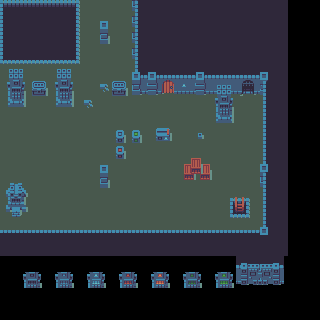

This game map was drawn from its Tiled (.tmx) file and the tilesets committed beside it. A one-line description and the trimmed map source follow:
An orthogonal 20x20 tile map with 16x16 px tiles, 6 tile layers (Floor, Walls, Stuff, Tile Layer 4, ...) and 8 objects (6x Collision, Door, STARTING_POINT).

<map version="1.0" orientation="orthogonal" renderorder="right-down" width="20" height="20" tilewidth="16" tileheight="16" nextobjectid="40">
 <tileset firstgid="1" name="dungeon_sheet" tilewidth="16" tileheight="16" tilecount="240" columns="24">
  <image source="dungeon_sheet.png" width="384" height="160" />
  <tile id="34">
   <animation>
    <frame tileid="34" duration="350" />
    <frame tileid="36" duration="350" />
    <frame tileid="38" duration="350" />
    <frame tileid="40" duration="350" />
    <frame tileid="42" duration="350" />
    <frame tileid="44" duration="350" />
    <frame tileid="46" duration="350" />
   </animation>
  </tile>
  <tile id="35">
   <animation>
    <frame tileid="35" duration="350" />
    <frame tileid="37" duration="350" />
    <frame tileid="39" duration="350" />
    <frame tileid="41" duration="350" />
    <frame tileid="43" duration="350" />
    <frame tileid="45" duration="350" />
    <frame tileid="47" duration="350" />
   </animation>
  </tile>
  <tile id="106">
   <animation>
    <frame tileid="106" duration="350" />
    <frame tileid="108" duration="350" />
    <frame tileid="110" duration="350" />
    <frame tileid="112" duration="350" />
    <frame tileid="114" duration="350" />
    <frame tileid="116" duration="350" />
    <frame tileid="118" duration="350" />
   </animation>
  </tile>
  <tile id="107">
   <animation>
    <frame tileid="107" duration="350" />
    <frame tileid="109" duration="350" />
    <frame tileid="111" duration="350" />
    <frame tileid="113" duration="350" />
    <frame tileid="115" duration="350" />
    <frame tileid="117" duration="350" />
    <frame tileid="119" duration="350" />
   </animation>
  </tile>
  <tile id="120">
   <animation>
    <frame tileid="120" duration="150" />
    <frame tileid="121" duration="150" />
    <frame tileid="122" duration="150" />
    <frame tileid="123" duration="150" />
    <frame tileid="124" duration="150" />
    <frame tileid="125" duration="150" />
    <frame tileid="126" duration="150" />
   </animation>
  </tile>
  <tile id="130">
   <objectgroup draworder="index" />
  </tile>
  <tile id="144">
   <animation>
    <frame tileid="144" duration="150" />
    <frame tileid="145" duration="150" />
    <frame tileid="146" duration="150" />
    <frame tileid="147" duration="150" />
    <frame tileid="148" duration="150" />
   </animation>
  </tile>
  <tile id="149">
   <animation>
    <frame tileid="149" duration="100" />
    <frame tileid="150" duration="100" />
    <frame tileid="151" duration="100" />
   </animation>
  </tile>
  <tile id="152">
   <animation>
    <frame tileid="152" duration="100" />
    <frame tileid="153" duration="100" />
    <frame tileid="154" duration="100" />
   </animation>
  </tile>
  <tile id="157">
   <animation>
    <frame tileid="157" duration="100" />
    <frame tileid="158" duration="100" />
   </animation>
  </tile>
  <tile id="161">
   <animation>
    <frame tileid="161" duration="100" />
    <frame tileid="162" duration="100" />
   </animation>
  </tile>
  <tile id="170">
   <animation>
    <frame tileid="168" duration="500" />
    <frame tileid="171" duration="500" />
   </animation>
  </tile>
  <tile id="172">
   <animation>
    <frame tileid="172" duration="150" />
    <frame tileid="173" duration="150" />
    <frame tileid="174" duration="150" />
    <frame tileid="175" duration="150" />
   </animation>
  </tile>
  <tile id="176">
   <objectgroup draworder="index" />
   <animation>
    <frame tileid="176" duration="100" />
    <frame tileid="177" duration="100" />
    <frame tileid="178" duration="100" />
    <frame tileid="179" duration="100" />
    <frame tileid="180" duration="100" />
    <frame tileid="181" duration="100" />
   </animation>
  </tile>
  <tile id="192">
   <animation>
    <frame tileid="192" duration="200" />
    <frame tileid="195" duration="200" />
    <frame tileid="198" duration="200" />
    <frame tileid="201" duration="200" />
    <frame tileid="204" duration="200" />
   </animation>
  </tile>
  <tile id="193">
   <animation>
    <frame tileid="193" duration="200" />
    <frame tileid="196" duration="200" />
    <frame tileid="199" duration="200" />
    <frame tileid="202" duration="200" />
    <frame tileid="205" duration="200" />
   </animation>
  </tile>
  <tile id="195">
   <animation>
    <frame tileid="194" duration="200" />
    <frame tileid="197" duration="200" />
    <frame tileid="200" duration="200" />
    <frame tileid="203" duration="200" />
    <frame tileid="206" duration="200" />
   </animation>
  </tile>
  <tile id="216">
   <animation>
    <frame tileid="216" duration="200" />
    <frame tileid="219" duration="200" />
    <frame tileid="222" duration="200" />
    <frame tileid="225" duration="200" />
    <frame tileid="228" duration="200" />
   </animation>
  </tile>
  <tile id="217">
   <animation>
    <frame tileid="217" duration="200" />
    <frame tileid="220" duration="200" />
    <frame tileid="223" duration="200" />
    <frame tileid="226" duration="200" />
    <frame tileid="229" duration="200" />
   </animation>
  </tile>
  <tile id="218">
   <animation>
    <frame tileid="218" duration="200" />
    <frame tileid="221" duration="200" />
    <frame tileid="224" duration="200" />
    <frame tileid="227" duration="200" />
    <frame tileid="230" duration="200" />
   </animation>
  </tile>
 </tileset>
 <layer name="Floor" width="20" height="20" opacity="0.5" offsetx="0.5" offsety="0.5">
  <data>[400 cells, 209 non-empty, 1 distinct tile ids]</data>
 </layer>
 <layer name="Walls" width="20" height="20">
  <data>[400 cells, 3 non-empty, 3 distinct tile ids]</data>
 </layer>
 <layer name="Stuff" width="20" height="20">
  <data>[400 cells, 153 non-empty, 37 distinct tile ids]</data>
 </layer>
 <layer name="Tile Layer 4" width="20" height="20">
  <data>[400 cells, 36 non-empty, 30 distinct tile ids]</data>
 </layer>
 <objectgroup name="lol q">
  <object id="10" name="Door" type="Door" x="159.5" y="80" width="16" height="14.5">
   <properties>
    <property name="GoesTo" value="NextRoom" />
   </properties>
  </object>
  <object id="11" name="Player_Start" type="STARTING_POINT" x="0.333333" y="144.333" width="32" height="32" />
  <object id="24" type="Collision" x="0" y="229" width="268.75" height="11.5" />
  <object id="25" type="Collision" x="262.5" y="74.25" width="5.75" height="166.75" />
  <object id="27" type="Collision" x="260.25" y="164.125" width="4.125" height="22.5" />
  <object id="28" type="Collision" x="215.75" y="110.5" width="16" height="12.5" />
  <object id="32" type="Collision" x="100" y="176" width="7.75" height="11.75" />
  <object id="39" type="Collision" x="0.25" y="-1.5" width="79" height="65.75" />
 </objectgroup>
 <layer name="crates" width="20" height="20" offsetx="5" offsety="4.5">
  <data>[400 cells, 2 non-empty, 1 distinct tile ids]</data>
 </layer>
 <layer name="crates 2" width="20" height="20" offsetx="12" offsety="14">
  <data>[400 cells, 8 non-empty, 8 distinct tile ids]</data>
 </layer>
</map>
